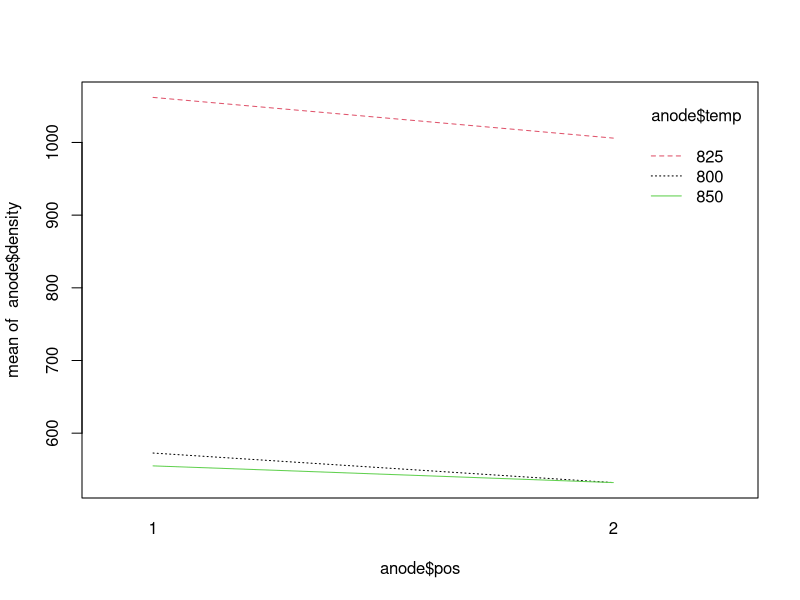
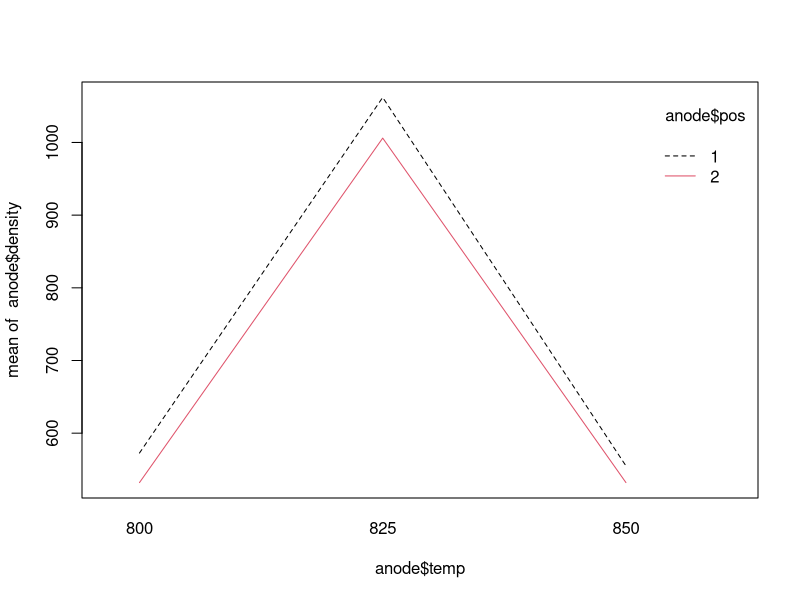

These charts were generated, in order, by the following R code:
## ---- chunk 1
knitr::opts_chunk$set(echo = TRUE)
## ---- chunk 2
anode = data.frame(
pos = factor(c(rep(1,9), rep(2,9))),
temp = factor(rep(c(rep(800,3), rep(825,3), rep(850,3)), 2)), density = c( 570,565,583, 1063,1080,1043, 565,510,590,
528,547,521, 988,1026,1004, 526,538,532))

fit = lm(density ~ pos * temp, anode)
summary(fit)
drop1(fit, test="F")
interaction.plot(anode$pos, anode$temp, anode$density, col = 1:3)
interaction.plot(anode$temp, anode$pos, anode$density, col = 1:2)

fit2 = lm(density ~ pos + temp, anode)
drop1(fit2, test="F") 
summary(fit2)
